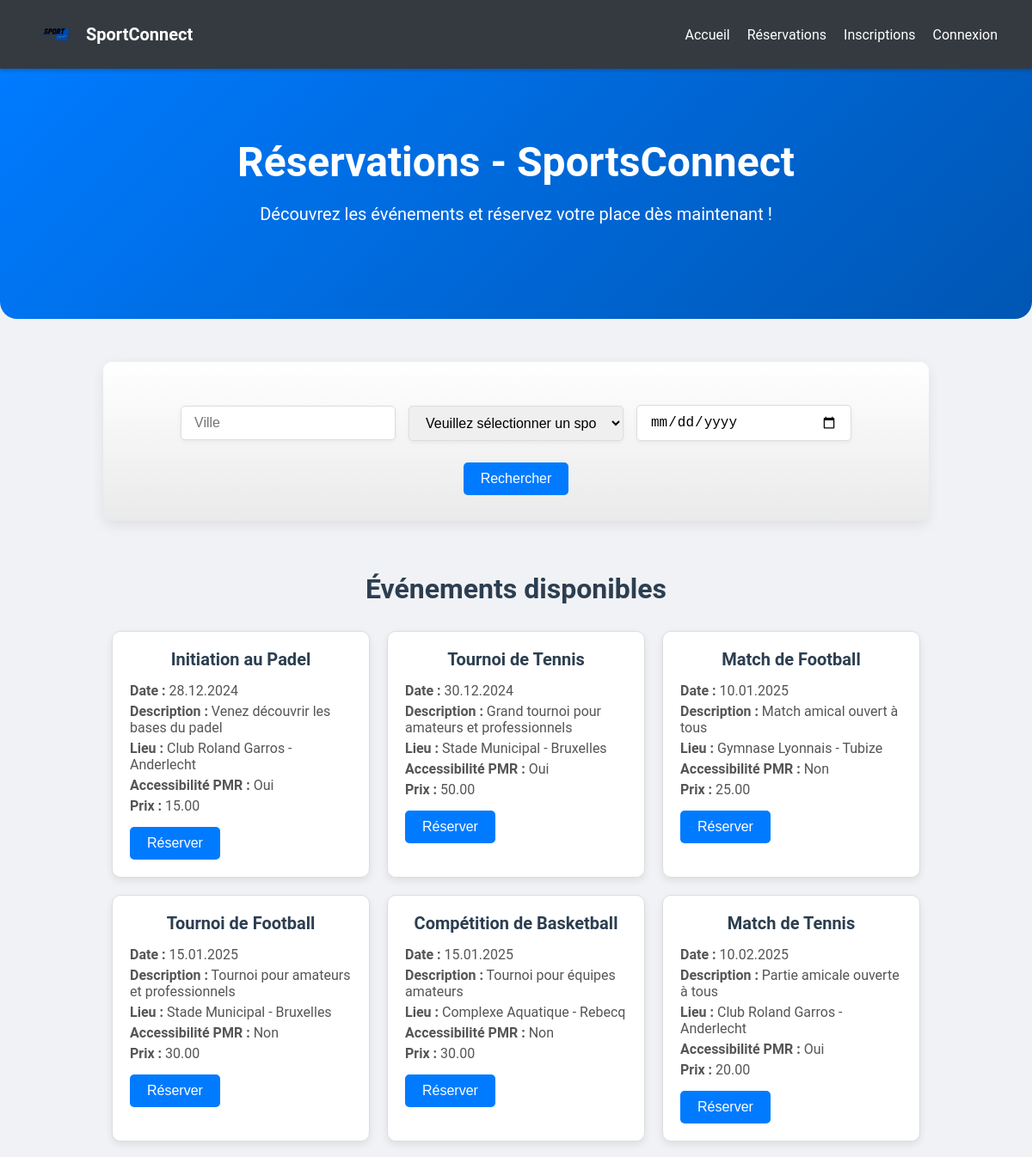
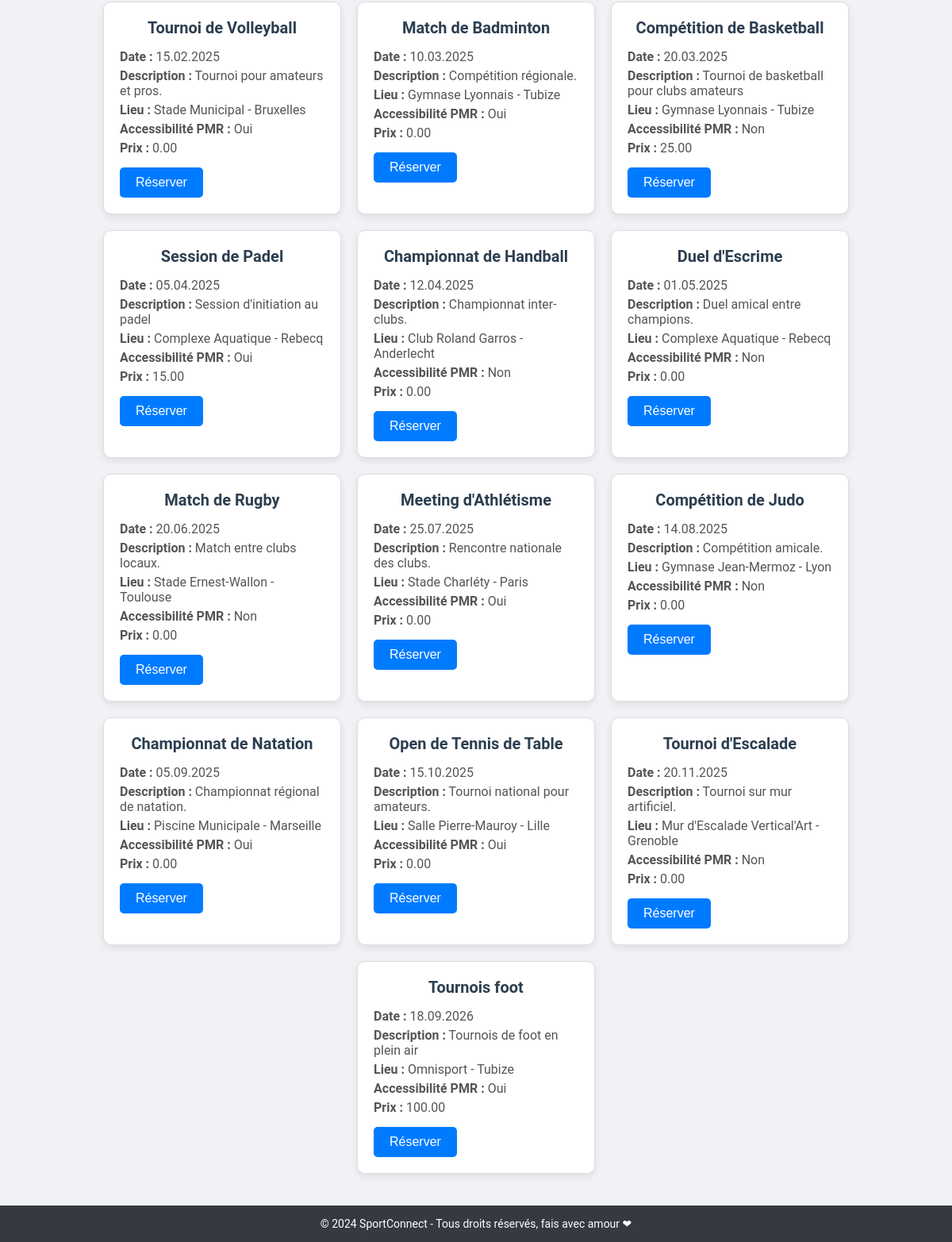
The page /?page=reservation on the database its author committed (2 pictures, top to bottom).
### tables this page shows
CREATE TABLE `evenements` (
  `id_evenement` int NOT NULL,
  `nom_evenement` varchar(50) NOT NULL,
  `date_evenement` datetime NOT NULL,
  `id_sport` int NOT NULL,
  `id_localisation` int DEFAULT NULL,
  `description` text,
  `pmr_accessible` tinyint(1) NOT NULL DEFAULT '0',
  `MONTANT` decimal(10,2) NOT NULL,
  `id_utilisateur` int NOT NULL
);

### src/Controleur/reservationControleur.php (called while the page is built, shortened)
<?php
class ReservationControleur
{
    private $reservationModele;
    public function __construct($pdo)
    {
        $this->reservationModele = new ReservationModele($pdo);
    }
    public function index()
    {
        $ville = $_GET['ville'] ?? null;
        $sport = $_GET['sport'] ?? null;
        $date = $_GET['date'] ?? null;
        try {
            $reservations = $this->reservationModele->rechercherReservations($ville, $sport, $date);
            $sportModele = new \App\Modeles\SportModele($this->reservationModele->getPdo());
            $sports = $sportModele->RecupSports();
            $vue = new ReservationVue("Réservations - SportsConnect", $reservations, $sports, $_SESSION['utilisateur'] ?? null);
            $vue->afficher();
        } catch (\Exception $e) {
            echo "Erreur : " . $e->getMessage();
        }
    }
}

### src/Core/routeur.php (called while the page is built, shortened)
<?php
class Routeur
{
    private $pdo;
    public function __construct($pdo)
    {
        $this->pdo = $pdo;
    }
    public function executer()
    {
        $nomMethode = 'index';
        try {
            $controleur = new $classeControleur($this->pdo);
            $controleur->$nomMethode();
        } catch (\Exception $e) {
            http_response_code(404);
            echo $e->getMessage();
        }
    }
}

### index.php (called while the page is built, shortened)
<?php
require_once __DIR__ . '/config/db.php';
try {
    $routeur = new Routeur($pdo);
    $routeur->executer();
} catch (Exception $e) {
    error_log("Erreur dans le routeur : " . $e->getMessage());
    http_response_code(500);
    echo "Une erreur interne est survenue. Veuillez réessayer plus tard.";
}
?>

### src/Controleur/navbarControleur.php (called while the page is built, shortened)
<?php
class NavbarControleur
{
    public function obtenirLiens($pageActive, $estConnecte)
    {
        $liens = [
            'Accueil' => ['url' => '?page=accueil', 'actif' => $pageActive === 'accueil'],
            'Réservations' => ['url' => '?page=reservation', 'actif' => $pageActive === 'reservation']
        ];
        if (isset($_SESSION['utilisateur']) && !empty($_SESSION['utilisateur'])) {
            $liens['Profil'] = ['url' => '?page=profil', 'actif' => $pageActive === 'profil'];
            $liens['Déconnexion'] = ['url' => '?page=deconnexion', 'actif' => $pageActive === 'deconnexion'];
        } else {
            $liens['Inscriptions'] = ['url' => '?page=inscriptions', 'actif' => $pageActive === 'inscriptions'];
            $liens['Connexion'] = ['url' => '?page=connexion', 'actif' => $pageActive === 'connexion'];
        }
        return $liens;
    }
}

### src/Modeles/reservationModele.php (called while the page is built, shortened)
<?php
class ReservationModele
{
    private $pdo;
    public function __construct($pdo)
    {
        $this->pdo = $pdo;
    }
    public function rechercherReservations($ville = null, $sport = null, $date = null)
    {
        $sql = "SELECT
                    e.id_evenement, -- Ajout de l'identifiant de l'événement
                    e.nom_evenement AS evenement,
                    DATE_FORMAT(e.date_evenement, '%d.%m.%Y') AS date,
                    e.description AS description,
                    CONCAT(le.nom_localisation_evenement, ' - ', le.ville) AS localisation,
                    CASE
                        WHEN e.pmr_accessible = 1 THEN 'Oui'
                        ELSE 'Non'
                    END AS pmr_accessible,
                    e.MONTANT AS prix
                FROM evenements e
                JOIN localisations_evenements le ON e.id_localisation = le.id_localisation
                JOIN sports s ON e.id_sport = s.id_sport
                WHERE 1=1";
        $params = [];
        $sql .= " ORDER BY e.date_evenement ASC";
        try {
            $stmt = $this->pdo->prepare($sql);
            $stmt->execute($params);
            return $stmt->fetchAll(\PDO::FETCH_ASSOC);
        } catch (\PDOException $e) {
            error_log("Erreur PDO : " . $e->getMessage());
            return [];
        }
    }
}

### src/Vues/reservationVue.php (the view, shortened to what this page needs)
<?php
class ReservationVue
{
    private $titre;
    private $reservations;
    private $utilisateur;
    public function __construct($titre, $reservations, $sports, $utilisateur = null)
    {
        $this->titre = $titre;
        $this->reservations = $reservations;
        $this->utilisateur = $utilisateur;
    }
    public function afficher()
    {
        $navbarControleur = new NavbarControleur();
        $liensNavbar = $navbarControleur->obtenirLiens('reservation', $this->utilisateur !== null);
?>
        <!DOCTYPE html>
        <html lang="fr">
        <head>
            <link rel="stylesheet" href="CSS/style.css">
        </head>
        <body>
            <nav class="navbar">
                <div class="container">
                    <a href="?page=accueil" class="logo">
                        <img src="assets/logo.png" alt="SportConnect Logo" class="navbar-logo">
                        <span>SportConnect</span>
                    </a>
                    <ul class="nav-links">
                        <?php foreach ($liensNavbar as $nom => $lien): ?>
                            <li>
                                <a href="<?php echo htmlspecialchars($lien['url']); ?>"
                                    class="<?php echo $lien['actif'] ? 'active' : ''; ?>">
                                    <?php echo htmlspecialchars($nom); ?>
                                </a>
                            </li>
                        <?php endforeach; ?>
                    </ul>
                </div>
            </nav>
            <header class="hero">
                <h1><?php echo htmlspecialchars($this->titre); ?></h1>
                <p>Découvrez les événements et réservez votre place dès maintenant !</p>
            </header>
            <main>
                <section class="search-filter">
                    <form id="filter-form" class="filter-form">
                        <div class="form-group">
                            <input type="text" id="filter-ville" name="ville" class="filter-input" placeholder="Ville">
                        </div>
                        <div class="form-group">
                            <select id="filter-sport" name="sport" class="filter-select">
                                <option value="">Veuillez sélectionner un sport</option>
                            </select>
                        </div>
                        <div class="form-group">
                            <input type="date" id="filter-date" name="date" class="filter-input">
                        </div>
                        <div class="form-group">
                            <button type="submit" class="btn-search">Rechercher</button>
                        </div>
                    </form>
                </section>
                <section class="reservations">
                    <h2>Événements disponibles</h2>
                    <div id="reservation-list" class="reservation-list">
                        <?php if (!empty($this->reservations)) : ?>
                            <?php foreach ($this->reservations as $reservation): ?>
                                <div class="reservation-item">
                                    <h3 class="reservation-title">
                                        <?php echo htmlspecialchars($reservation['evenement'] ?? 'Nom de l\'événement non défini'); ?>
                                    </h3>
                                    <p class="reservation-detail">
                                        <strong>Date :</strong> <?php echo htmlspecialchars($reservation['date'] ?? 'Date non définie'); ?>
                                    </p>
                                    <p class="reservation-detail">
                                        <strong>Description :</strong> <?php echo htmlspecialchars($reservation['description'] ?? 'Aucune description disponible'); ?>
                                    </p>
                                    <p class="reservation-detail">
                                        <strong>Lieu :</strong> <?php echo htmlspecialchars($reservation['localisation'] ?? 'Lieu non défini'); ?>
                                    </p>
                                    <p class="reservation-detail">
                                        <strong>Accessibilité PMR :</strong> <?php echo htmlspecialchars($reservation['pmr_accessible'] ?? 'Non spécifié'); ?>
                                    </p>
                                    <p class="reservation-detail">
                                        <strong>Prix :</strong> <?php echo htmlspecialchars($reservation['prix'] ?? 'Prix non défini'); ?>
                                    </p>
                                    <form method="POST" action="?page=reservation&action=reserver">
                                        <?php if (isset($reservation['id_evenement'])): ?>
                                            <button type="submit" class="btn-reserver">Réserver</button>
                                        <?php else: ?>
                                            <p>Impossible de réserver cet événement (ID manquant).</p>
                                        <?php endif; ?>
                                    </form>
                                </div>
                            <?php endforeach; ?>
                        <?php else: ?>
                            <p>Aucun événement disponible pour les critères sélectionnés.</p>
                        <?php endif; ?>
                    </div>
                </section>
            </main>
            <footer class="footer">
                <p>&copy; 2024 SportConnect - Tous droits réservés, fais avec amour ❤</p>
            </footer>
        </body>
        </html>
<?php
    }
}

### CSS/style.css (style rules this page uses)
*, *::before, *::after { box-sizing: border-box; margin: 0; padding: 0; }
body { font-family: 'Roboto', sans-serif; background-color: #f0f2f5; color: #212529; display: flex; flex-direction: column; min-height: 100vh; }
.container { max-width: 1200px; margin: 0 auto; padding: 0 20px; }
a { text-decoration: none; color: inherit; transition: color 0.3s ease; }
h1, h2, h3, h4, h5, h6 { font-weight: 600; }
button, .btn { display: inline-block; padding: 10px 20px; font-size: 16px; border: none; border-radius: 6px; cursor: pointer; transition: background-color 0.3s, transform 0.2s; }
:root { --primary: #007bff; --primary-dark: #0056b3; --secondary: #6c757d; --danger: #dc3545; --warning: #ffc107; --success: #28a745; --light: #f8f9fa; --dark: #343a40; --white: #fff; }
.navbar { background-color: var(--dark); color: var(--white); padding: 15px 20px; box-shadow: 0 2px 4px rgba(0, 0, 0, 0.2); position: sticky; top: 0; z-index: 1000; }
.navbar .container { display: flex; justify-content: space-between; align-items: center; }
.navbar .logo { display: flex; align-items: center; color: var(--white); font-size: 20px; font-weight: 700; }
.navbar-logo { height: 50px; margin-right: 10px; }
.navbar .nav-links { list-style: none; display: flex; gap: 20px; }
.navbar .nav-links li { position: relative; }
.navbar .nav-links a { color: var(--white); font-size: 16px; transition: color 0.3s ease; }
.hero { text-align: center; background: linear-gradient(135deg, var(--primary), var(--primary-dark)); color: var(--white); padding: 80px 20px; border-radius: 0 0 20px 20px; margin-bottom: 30px; }
.hero h1 { font-size: 48px; margin-bottom: 20px; font-weight: 700; }
.hero p { font-size: 20px; margin-bottom: 30px; }
.reservations { padding: 40px 20px; text-align: center; }
.reservations h2 { font-size: 32px; color: #2c3e50; margin-bottom: 30px; font-weight: 700; }
.reservation-list { display: flex; flex-wrap: wrap; gap: 20px; justify-content: center; }
.reservation-item { background-color: var(--white); border: 1px solid #ddd; border-radius: 10px; box-shadow: 0 4px 10px rgba(0, 0, 0, 0.08); width: 300px; padding: 20px; text-align: left; transition: transform 0.3s, box-shadow 0.3s; }
.reservation-title { font-size: 20px; font-weight: 600; color: #2c3e50; margin-bottom: 15px; text-align: center; }
.reservation-detail { font-size: 16px; color: #555; margin: 5px 0; }
.btn-reserver { background-color: var(--primary); color: var(--white); border: none; padding: 10px 20px; font-size: 16px; margin-top: 10px; cursor: pointer; border-radius: 5px; transition: background-color 0.3s; }
.search-filter { display: flex; flex-direction: column; align-items: center; background: linear-gradient(to bottom, #ffffff, #eaeaea); padding: 30px; border-radius: 10px; margin: 20px auto; width: 80%; box-shadow: 0 5px 15px rgba(0, 0, 0, 0.08); }
.filter-form { display: flex; flex-wrap: wrap; gap: 15px; justify-content: center; align-items: center; width: 100%; margin-top: 20px; }
.form-group { display: flex; flex-direction: column; align-items: center; width: 250px; }
.filter-input, .filter-select { width: 100%; padding: 10px 15px; border: 1px solid #ddd; border-radius: 5px; font-size: 16px; box-shadow: 0 2px 5px rgba(0, 0, 0, 0.05); transition: border-color 0.3s, box-shadow 0.3s; margin-bottom: 10px; }
.btn-search { background: var(--primary); color: var(--white); padding: 10px 20px; border: none; border-radius: 5px; font-size: 16px; cursor: pointer; transition: background-color 0.3s, transform 0.2s; }
.footer { background: var(--dark); color: var(--white); padding: 15px 20px; text-align: center; font-size: 14px; margin-top: auto; }

### rows shown on the page
evenements: nom_evenement "Initiation au Padel", date "28.12.2024", description "Venez découvrir les bases du padel", localisation "Club Roland Garros - Anderlecht", pmr_accessible "Oui", MONTANT "15.00"
evenements: nom_evenement "Tournoi de Tennis", date "30.12.2024", description "Grand tournoi pour amateurs et professionnels", localisation "Stade Municipal - Bruxelles", pmr_accessible "Oui", MONTANT "50.00"
evenements: nom_evenement "Match de Football", date "10.01.2025", description "Match amical ouvert à tous", localisation "Gymnase Lyonnais - Tubize", pmr_accessible "Non", MONTANT "25.00"
evenements: nom_evenement "Tournoi de Football", date "15.01.2025", description "Tournoi pour amateurs et professionnels", localisation "Stade Municipal - Bruxelles", pmr_accessible "Non", MONTANT "30.00"
evenements: nom_evenement "Compétition de Basketball", date "15.01.2025", description "Tournoi pour équipes amateurs", localisation "Complexe Aquatique - Rebecq", pmr_accessible "Non", MONTANT "30.00"
evenements: nom_evenement "Match de Tennis", date "10.02.2025", description "Partie amicale ouverte à tous", localisation "Club Roland Garros - Anderlecht", pmr_accessible "Oui", MONTANT "20.00"
evenements: nom_evenement "Tournoi de Volleyball", date "15.02.2025", description "Tournoi pour amateurs et pros.", localisation "Stade Municipal - Bruxelles", pmr_accessible "Oui", MONTANT "0.00"
evenements: nom_evenement "Match de Badminton", date "10.03.2025", description "Compétition régionale.", localisation "Gymnase Lyonnais - Tubize", pmr_accessible "Oui", MONTANT "0.00"
evenements: nom_evenement "Compétition de Basketball", date "20.03.2025", description "Tournoi de basketball pour clubs amateurs", localisation "Gymnase Lyonnais - Tubize", pmr_accessible "Non", MONTANT "25.00"
evenements: nom_evenement "Session de Padel", date "05.04.2025", description "Session d'initiation au padel", localisation "Complexe Aquatique - Rebecq", pmr_accessible "Oui", MONTANT "15.00"
evenements: nom_evenement "Championnat de Handball", date "12.04.2025", description "Championnat inter-clubs.", localisation "Club Roland Garros - Anderlecht", pmr_accessible "Non", MONTANT "0.00"
evenements: nom_evenement "Duel d'Escrime", date "01.05.2025", description "Duel amical entre champions.", localisation "Complexe Aquatique - Rebecq", pmr_accessible "Non", MONTANT "0.00"
evenements: nom_evenement "Match de Rugby", date "20.06.2025", description "Match entre clubs locaux.", localisation "Stade Ernest-Wallon - Toulouse", pmr_accessible "Non", MONTANT "0.00"
evenements: nom_evenement "Meeting d'Athlétisme", date "25.07.2025", description "Rencontre nationale des clubs.", localisation "Stade Charléty - Paris", pmr_accessible "Oui", MONTANT "0.00"
evenements: nom_evenement "Compétition de Judo", date "14.08.2025", description "Compétition amicale.", localisation "Gymnase Jean-Mermoz - Lyon", pmr_accessible "Non", MONTANT "0.00"
evenements: nom_evenement "Championnat de Natation", date "05.09.2025", description "Championnat régional de natation.", localisation "Piscine Municipale - Marseille", pmr_accessible "Oui", MONTANT "0.00"
evenements: nom_evenement "Open de Tennis de Table", date "15.10.2025", description "Tournoi national pour amateurs.", localisation "Salle Pierre-Mauroy - Lille", pmr_accessible "Oui", MONTANT "0.00"
evenements: nom_evenement "Tournoi d'Escalade", date "20.11.2025", description "Tournoi sur mur artificiel.", localisation "Mur d'Escalade Vertical'Art - Grenoble", pmr_accessible "Non", MONTANT "0.00"
evenements: nom_evenement "Tournois foot", date "18.09.2026", description "Tournois de foot en plein air", localisation "Omnisport - Tubize", pmr_accessible "Oui", MONTANT "100.00"

### other values the page prints
$nom "Accueil"
$nom "Réservations"
$nom "Inscriptions"
$nom "Connexion"
$this->titre "Réservations - SportsConnect"
